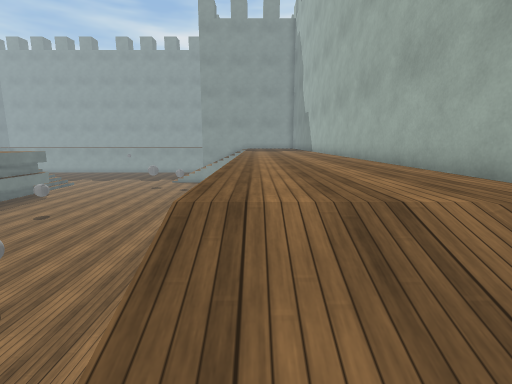
view 1 (above)

16 first-person views from a walk through a Unity game level. The camera is 1.5 m above the floor, tilts 10° down and sees 85° across. The floor is counted in squares, 1 m on a side. Each view is taken from the middle of a square. On the plan, view 1 faces up. The plan holds only what a view shows up to about 14 squares ahead; the rest is blank. The place goes on beyond the plan. Surface patterns are stand-ins for the level's own textures.

view 2
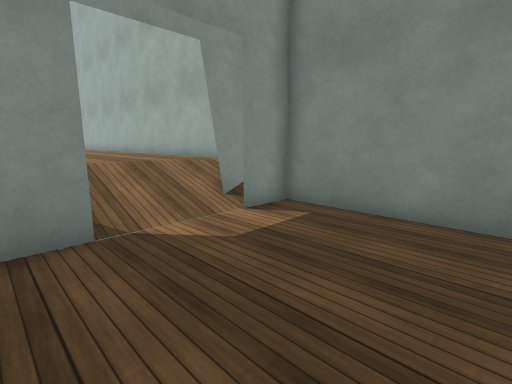

view 3
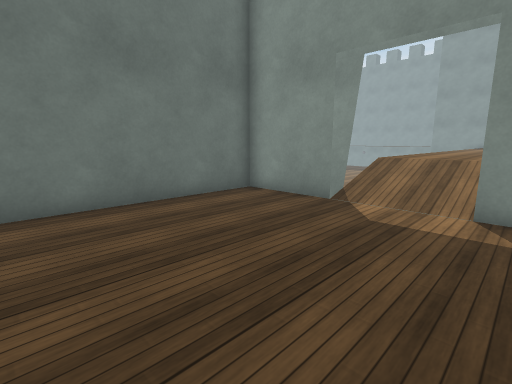

view 4
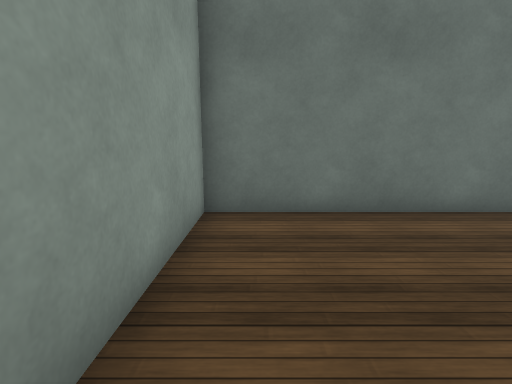

view 5
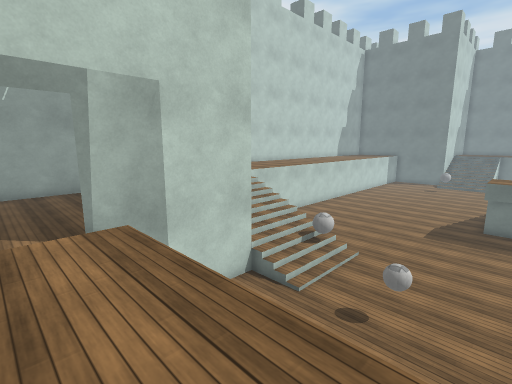

view 6
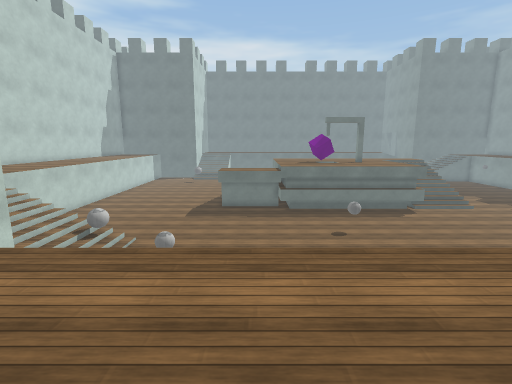

view 7
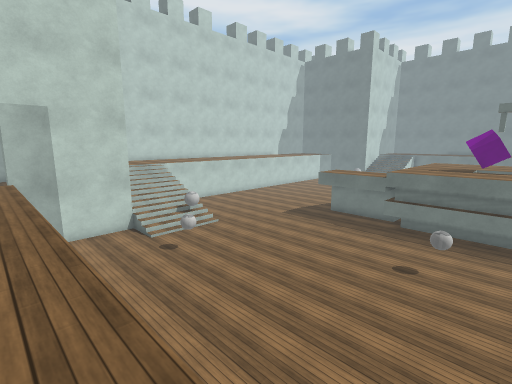

view 8
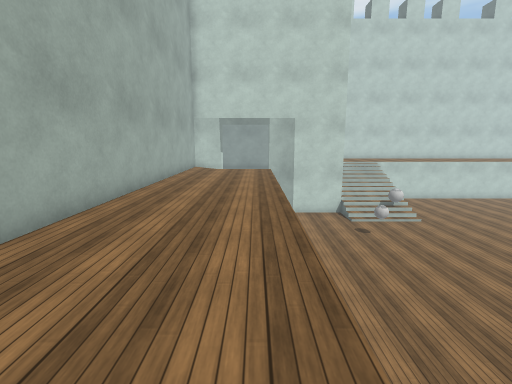

view 9
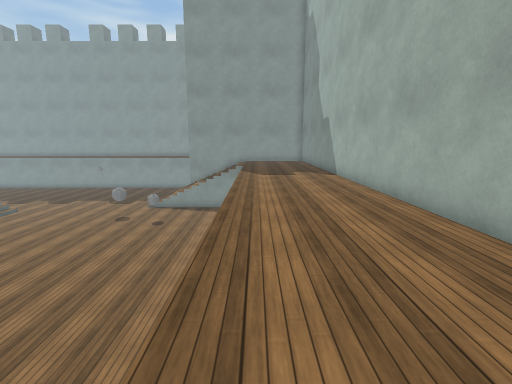

view 10
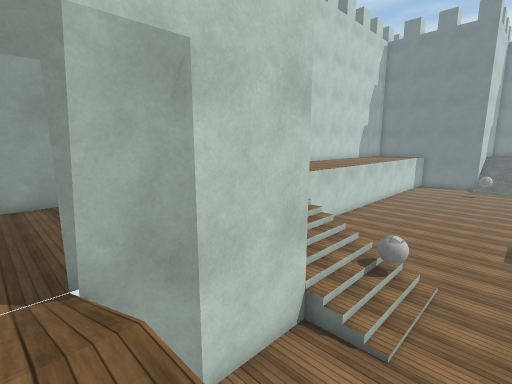

view 11
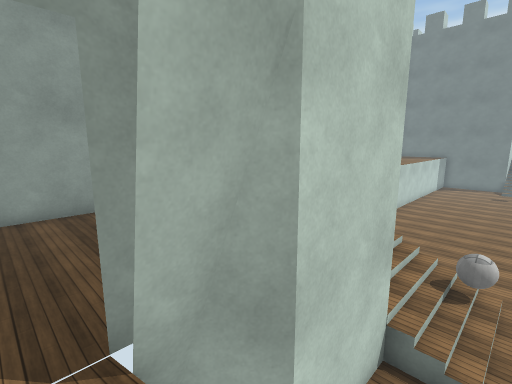

view 12
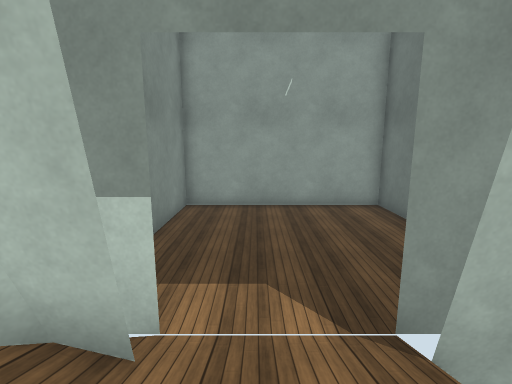

view 13
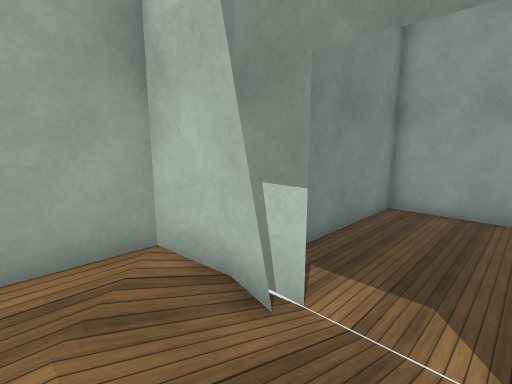

view 14
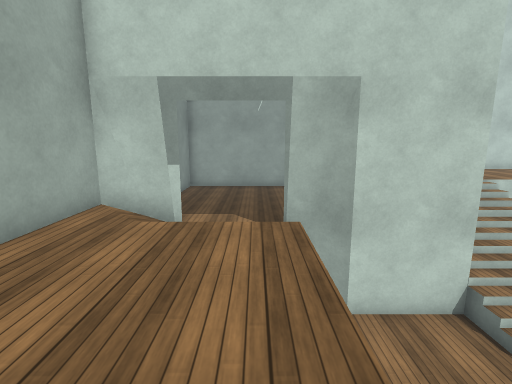

view 15
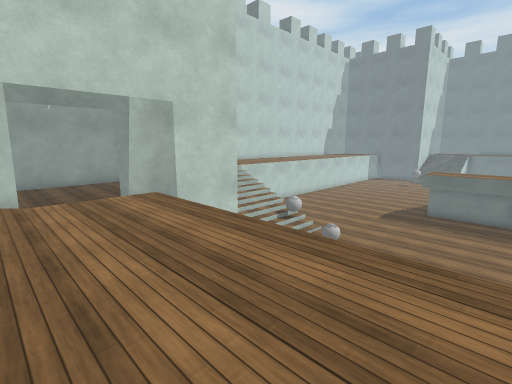

view 16
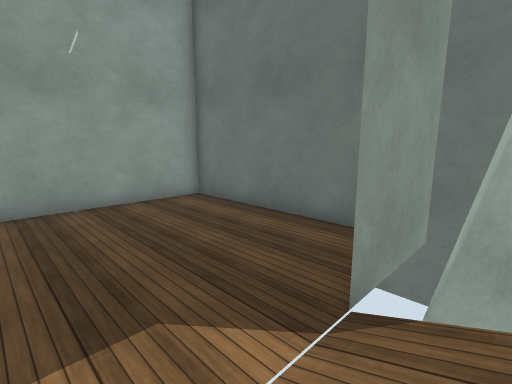

### Floor plan
Key: @ floor where view 1 was taken; # wall or solid block; . main floor; : floor 2 m higher than the main floor; + floor 3 m higher than the main floor; / step, stairs or slope; v drop or lower ground; B ball; C cube.
Columns run from 19 left of view 1 to 4 right of it. Each row starts with its distance up from view 1.
 20          ..        ++++#
 19        .......... .++++#
 18        .......... .++++#
 17         ......... .++++#
 16     +............ .++++#
 15 Cv+++............ .++++#
 14 CC+++...B........  ++++#
 13   +++............ .++++#
 12    ++............ .++++#
 11      ............ .++++#
 10      ............ .++++#
  9      ............ .++++#
  8    /............. .++++#
  7    /............. .++++#
  6    ..........B... .++++#
  5  ................ .++++#
  4  ................ .++++#
  3  ........./B//... .++++#
  2  .........BB//... /////#
  1   ...... .////#####///##
  0    ..... .////#####@/###
 -1     ...   ////##:::::::#
 -2           //   #:::::::#
 -3                #:::::::#
 -4                #:::::::#
 -5                #:::::::#
 -6                #:::::::#
 -7                #:::::::#
 -8                #########

Where each view was taken, in squares from view 1:
view 1: 0 up, 0 right, facing up
view 2: 5 down, 2 left, facing up-right
view 3: 7 down, 3 right, facing up-left
view 4: 7 down, 2 right, facing left
view 5: 8 up, 1 right, facing down-left
view 6: 9 up, 3 right, facing left
view 7: 16 up, 0 right, facing down-left
view 8: 19 up, 0 right, facing down
view 9: 6 up, 0 right, facing up
view 10: 5 up, 0 right, facing down-left
view 11: 3 up, 0 right, facing down-left
view 12: 3 up, 1 right, facing down
view 13: 3 up, 0 right, facing down-right
view 14: 8 up, 0 right, facing down
view 15: 11 up, 3 right, facing down-left
view 16: 1 up, 2 right, facing down-left
